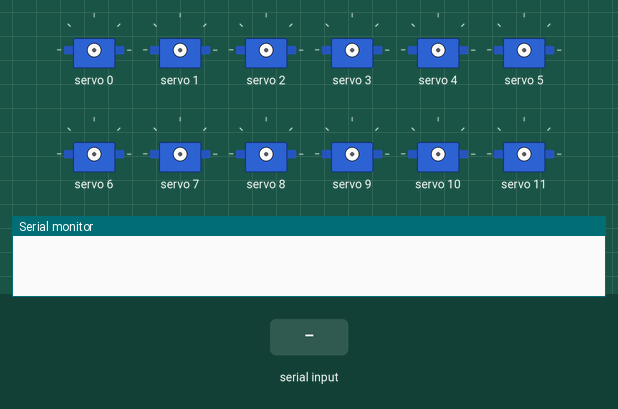
A sketch run on a simulated Arduino Uno, built with avr-gcc and run on an emulated ATmega328P. Shown: 12 × servo, the last lines printed to the serial monitor. The test bench sets the inputs (shaded band).

Above: at 1.2 s.
1.3 s: "," received over Serial
At 1.7 s:
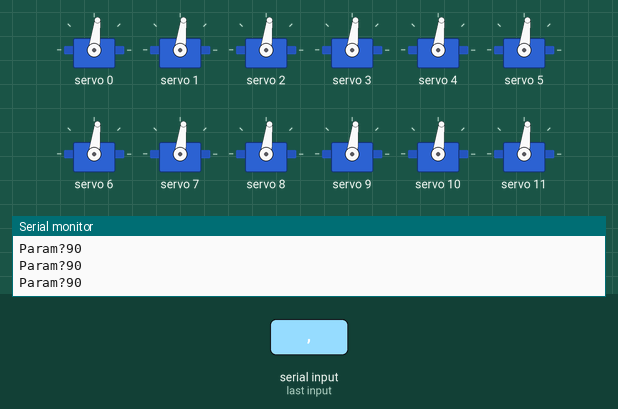
2.8 s: "." received over Serial
At 4.0 s:
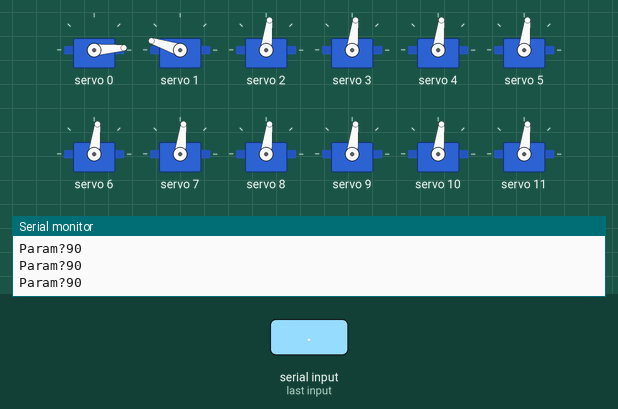
4.3 s: "30,150\n" received over Serial
At 5.2 s:
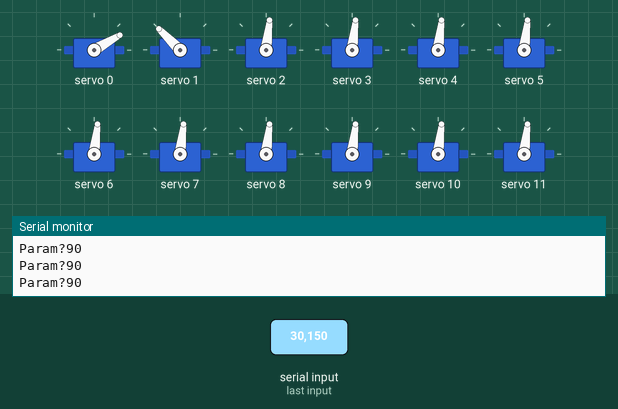
5.8 s: "5\n" received over Serial
At 6.3 s:
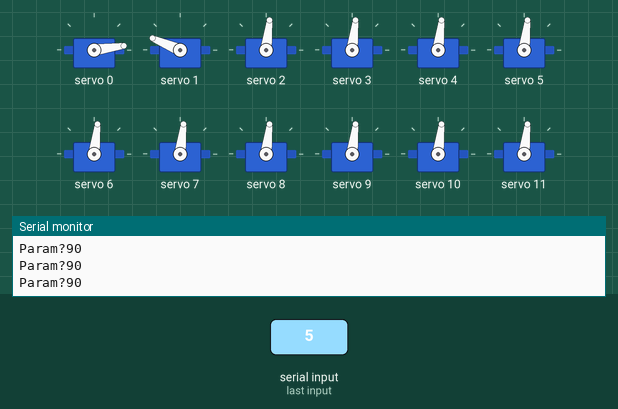
7.3 s: "200\n" received over Serial
At 8.7 s:
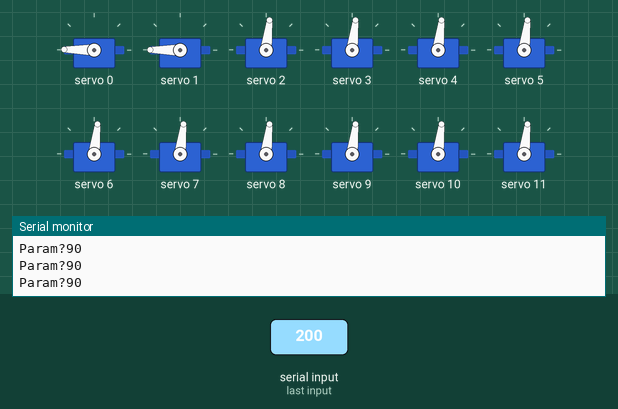
Timing chart, 0 to 10.3 s (numbered marks = the images above; inputs shaded):
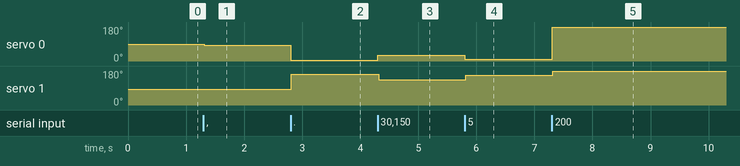

Measured:
- after the input at 1.3 s, servo 0: 90° → 83° at once
- after the input at 2.8 s, servo 0: 83° → 4° at once; servo 1: 83° → 162° at once
- after the input at 4.3 s, servo 0: 4° → 30° at once; servo 1: 162° → 135° at once
- after the input at 5.8 s, servo 0: 30° → 8° at once; servo 1: 135° → 157° at once
- after the input at 7.3 s, servo 0: 8° → 179° at once; servo 1: 157° → 180° at once

The sketch:

pmtg.ino
```cpp
#include <Adafruit_PWMServoDriver.h>

#include <Servo.h>

#include <Wire.h>

#include <NoDelay.h>


Adafruit_PWMServoDriver pwm = Adafruit_PWMServoDriver();

#define SERVOMIN  120 // This is the 'minimum' pulse length count (out of 4096)
#define SERVOMAX  453 // This is the 'maximum' pulse length count (out of 4096)
#define USMIN  600 // This is the rounded 'minimum' microsecond length based on the minimum pulse of 150
#define USMAX  2400 // This is the rounded 'maximum' microsecond length based on the maximum pulse of 600
#define SERVO_FREQ 50 // Analog servos run at ~50 Hz updates

uint8_t servonum = 0;
noDelay gait(300);
uint8_t count = 1;


int time_ac = 100;
int time_bd = 100;
uint16_t Ary[] = {90, 90, 90, 90, 90, 90, 90, 90};

uint8_t inverse(uint8_t num){
  return 180 - num;
}

void setup() {
  // put your setup code here, to run once:
  Serial.begin(115200);
  Serial.setTimeout(1);

  pwm.begin();
  pwm.setOscillatorFrequency(27000000);
  pwm.setPWMFreq(SERVO_FREQ);  // Analog servos run at ~50 Hz updates
}

void loop() {
  // put your main code here, to run repeatedly:
  uint8_t angle_odd = 90;
  uint8_t angle_even = 90;
  uint8_t angle_max = 180;
  uint8_t angle_min = 0;

  while (!Serial.available());
  String params = Serial.readString();
  Serial.println(params);
  uint8_t i=0, j=0;
  while ( j<params.length()){
    if (params.charAt(j)==',' || params.charAt(j)=='[' || params.charAt(j)==']' || params.charAt(j)==' ' || params.charAt(j)=='\''){
    }
    else {
      uint8_t b=0;
      while( b < 4){
        if (params.charAt(j+b)=='.'){
          break;
        }
        else{
          b++;
        }
      }
      String num = params.substring(j, j+b);
      Ary[i] = num.toInt();
//      Serial.println(Ary[i]);
      i++;
      j=j+b+2;
     }
  j++;
  }

  for (int k=0; k<8; k++){
    Serial.print("Param?");
    Serial.println(Ary[k]);
  }
  uint16_t pulselen = map(Ary[0], 0, 180, SERVOMIN, SERVOMAX); pwm.setPWM(0, 0, pulselen);
  pulselen = map(inverse(Ary[0]), 0, 180, SERVOMIN, SERVOMAX); pwm.setPWM(1, 0, pulselen);

  pulselen = map(Ary[1], 0, 180, SERVOMIN, SERVOMAX); pwm.setPWM(2, 0, pulselen);
  pulselen = map(inverse(Ary[1]), 0, 180, SERVOMIN, SERVOMAX); pwm.setPWM(3, 0, pulselen);

  pulselen = map(Ary[2], 0, 180, SERVOMIN, SERVOMAX); pwm.setPWM(4, 0, pulselen);
  pulselen = map(inverse(Ary[2]), 0, 180, SERVOMIN, SERVOMAX); pwm.setPWM(5, 0, pulselen);
  pulselen = map(Ary[3], 0, 180, SERVOMIN, SERVOMAX); pwm.setPWM(6, 0, pulselen);
  pulselen = map(inverse(Ary[3]), 0, 180, SERVOMIN, SERVOMAX); pwm.setPWM(7, 0, pulselen);
  pulselen = map(Ary[4], 0, 180, SERVOMIN, SERVOMAX); pwm.setPWM(8, 0, pulselen);
  pulselen = map(inverse(Ary[4]), 0, 180, SERVOMIN, SERVOMAX); pwm.setPWM(9, 0, pulselen);
  pulselen = map(Ary[5], 0, 180, SERVOMIN, SERVOMAX); pwm.setPWM(10, 0, pulselen);
  pulselen = map(inverse(Ary[5]), 0, 180, SERVOMIN, SERVOMAX); pwm.setPWM(11, 0, pulselen);
  pulselen = map(Ary[6], 0, 180, SERVOMIN, SERVOMAX); pwm.setPWM(12, 0, pulselen);
  pulselen = map(inverse(Ary[6]), 0, 180, SERVOMIN, SERVOMAX); pwm.setPWM(13, 0, pulselen);
  pulselen = map(Ary[7], 0, 180, SERVOMIN, SERVOMAX); pwm.setPWM(14, 0, pulselen);
  pulselen = map(inverse(Ary[7]), 0, 180, SERVOMIN, SERVOMAX); pwm.setPWM(15, 0, pulselen);

}
```
